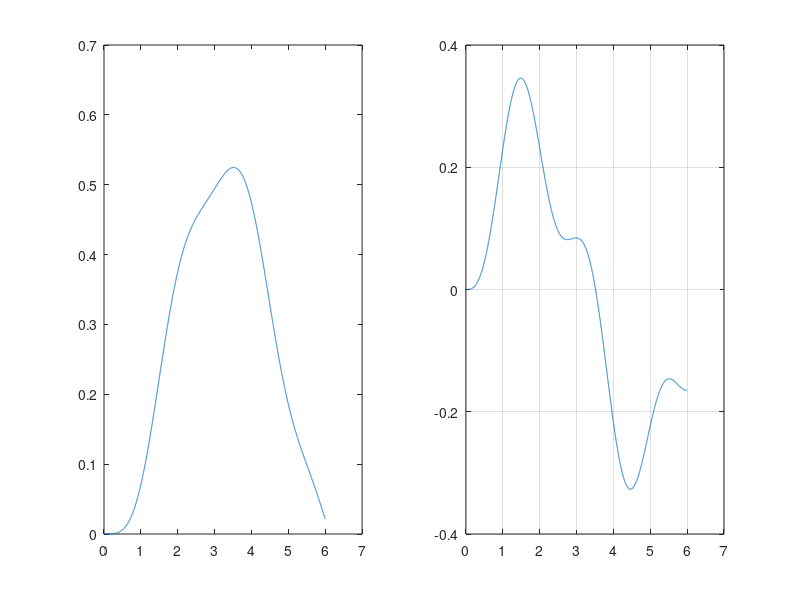

MATLAB code for this plot:
clc;
clear all;

% Parametros

% Ecuaciones
%Q = @(t) V.*C.*(1-exp(-t/(R.*C))) % Sol. Analitica

A = [0, 1, 0, 0; -9, 0, 5, 0; 0, 0, 0, 1; 2.5, 0, -2.5, 0]
B = [0; 0; 0; 0.5]
Cx1 = [1, 0, 0, 0] % posicion angular
Cx2 = [0, 1, 0, 0] % velocidad angular
Cx3 = [0, 0, 1, 0] % posicion
Cx4 = [0, 0, 0, 1] % velocidad

Ti = 0.001;       % Resolucion
tsim = 6;       % Tiempo de simulacion
a = tsim/Ti;    % Iteraciones

% Condiciones iniciales
X1_aprox(1) = 0;
X2_aprox(1) = 0;
X3_aprox(1) = 0;
X4_aprox(1) = 0;

X_aprox(:, 1) = [X1_aprox; X2_aprox; X3_aprox; X4_aprox]

u = ones(1, a);
% Tiempo inicial
t_aprox(1) = 0;

% Metodo de Euler
for k = 1:tsim/Ti
    X_aprox(:, k+1) = X_aprox(:, k) + Ti * (A*X_aprox(:, k) + B*u(k));
    
    X1_aprox(k+1) = Cx1 *  X_aprox(:, k+1);
    X2_aprox(k+1) = Cx2 *  X_aprox(:, k+1);
    X3_aprox(k+1) = Cx3 *  X_aprox(:, k+1);
    X4_aprox(k+1) = Cx4 *  X_aprox(:, k+1);
    
    t_aprox(k+1) = t_aprox(k) + Ti;
end

t_r = linspace(0, tsim, 1000);
figure(2)
hold on;
%plot(t_r, Q(t_r));
subplot(1, 2, 1);
plot(t_aprox, X_aprox(1, :));
subplot(1, 2, 2);
plot(t_aprox, X_aprox(2, :));
%legend('Analitico', 'Euler');
%title('Q(t)');
%xlabel('tiempo (s)');
%ylabel('carga (coulomb)');
grid on;